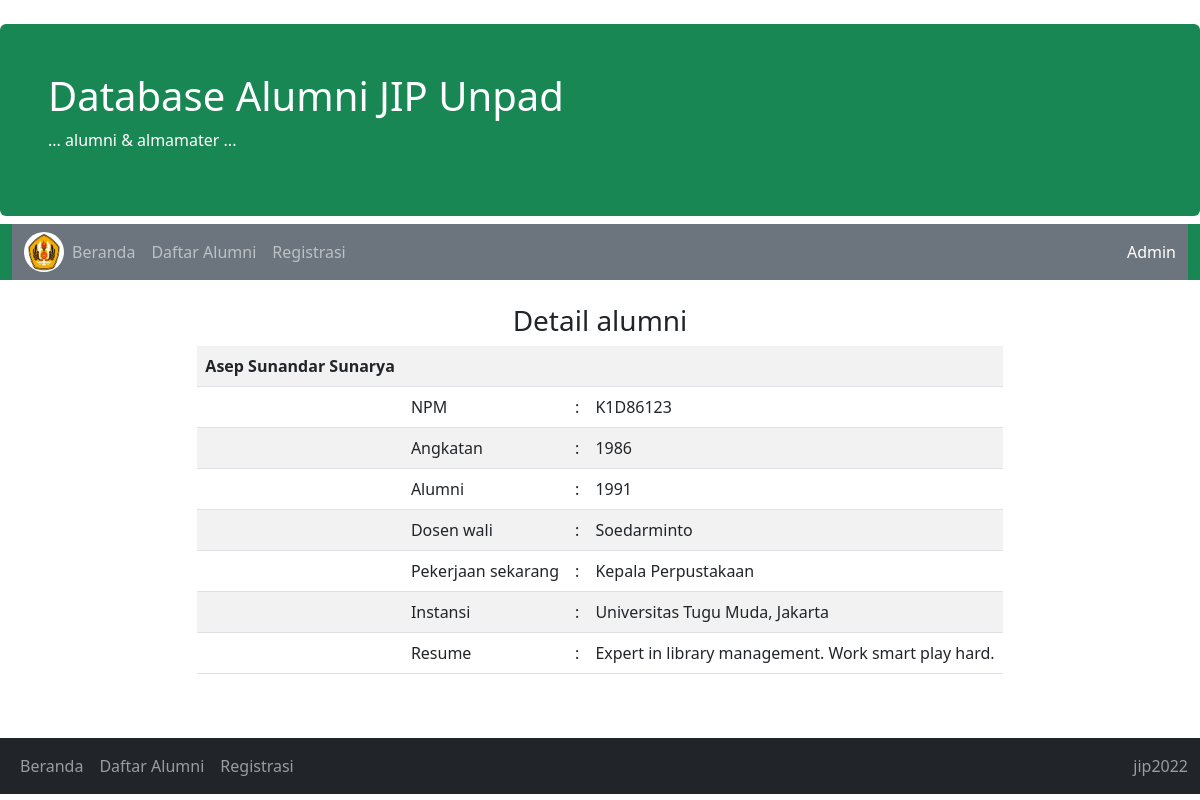
The page /detail_nama/8/ on the database its author committed.
### database/models.py (models this page shows)
class Data_alumni(models.Model):
    nama_lengkap = models.CharField(max_length=100)
    nama_panggilan = models.CharField(max_length=50)
    npm = models.CharField('NPM', max_length=10)
    tahun_masuk = models.IntegerField()
    tahun_lulus = models.IntegerField()
    dosen_wali = models.CharField(max_length=100)
    tema_skripsi = models.CharField(max_length=200)
    kota_asal = models.CharField(max_length=200)
    kota_sekarang = models.CharField(max_length=200)
    nomor_kontak = models.CharField(max_length=50)
    email = models.CharField(max_length=100)
    media_sosial = models.CharField(max_length=200)
    jabatan_sekarang = models.CharField(max_length=100)
    nama_instansi = models.CharField(max_length=200)
    masa_kerja = models.IntegerField()
    gelar_pascasarjana = models.CharField(max_length=20)
    kampus_pascasarjana = models.CharField(max_length=200)
    tema_tesis = models.CharField(max_length=200,  null=True)
    lulus_pascasarjana = models.IntegerField()
    catatan = models.CharField(max_length=200)
    resume = models.TextField(null=True)

### database/views.py (the view)
# urls.py: path('detail_nama/<int:id>/', views.detail_alumni, name='detail_nama'),
def detail_alumni(request, id):
    detail_nama = Data_alumni.objects.all().filter(id=id)
    context = {'detail_nama' : detail_nama}
    return render(request,'detail_nama.html', context)

### database/templates/detail_nama.html
{% extends 'base.html'%}
{% block block1 %}
<br>
<center>
<h3>Detail alumni</h3>
<table style="width: auto;" class="table table-striped">
    {% for y in detail_nama %}
    <tr>
        <td><b>{{ y.nama_lengkap }}</b></td><td></td><td></td><td></td>
    </tr>
    <tr>
        <td></td><td> NPM </td><td> : </td><td> {{ y.npm }}</td>
    </tr>
    <tr>
        <td></td><td>Angkatan</td><td> : </td><td>{{ y.tahun_masuk }}</td>
    </tr>
    <tr>
        <td></td><td>Alumni</td><td> : </td><td> {{ y.tahun_lulus }}</td>
    </tr>
    <tr>
        <td></td><td>Dosen wali</td><td> :</td><td> {{ y.dosen_wali }}</td>
    </tr>
    <tr>
        <td></td><td>Pekerjaan sekarang</td><td> : </td><td> {{ y.jabatan_sekarang }}</td>
    </tr>
    <tr>
        <td></td><td>Instansi</td><td> : </td><td> {{ y.nama_instansi }}</td>
    </tr>
    <tr>
        <td></td><td>Resume</td><td> :</td><td> {{ y.resume }}</td>
    </tr>
    {% endfor %}
</table>
</center>
<br><br>
{% endblock %}

### rows shown on the page
Data_alumni: nama_lengkap "Asep Sunandar Sunarya", npm "K1D86123", tahun_masuk "1986", tahun_lulus "1991", dosen_wali "Soedarminto", jabatan_sekarang "Kepala Perpustakaan", nama_instansi "Universitas Tugu Muda, Jakarta", resume "Expert in library management. Work smart play hard."
